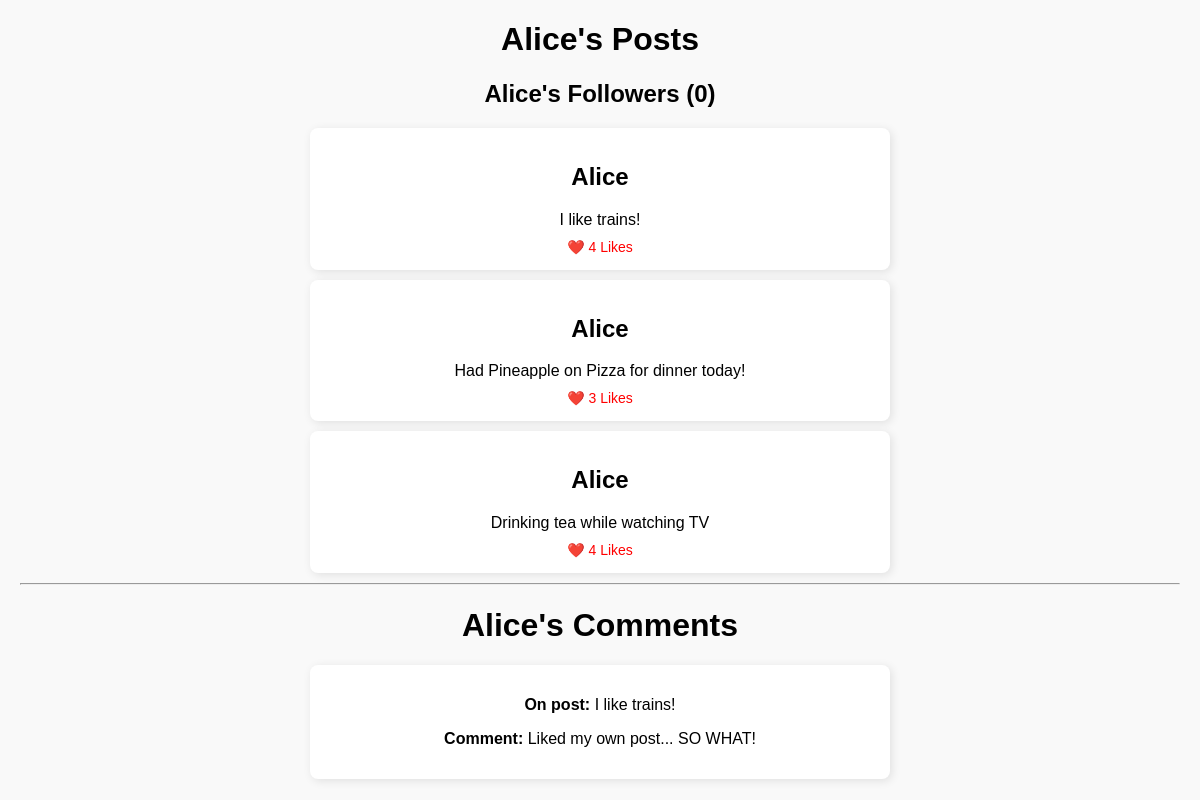
Page /user/Alice/ on the earlier database version.
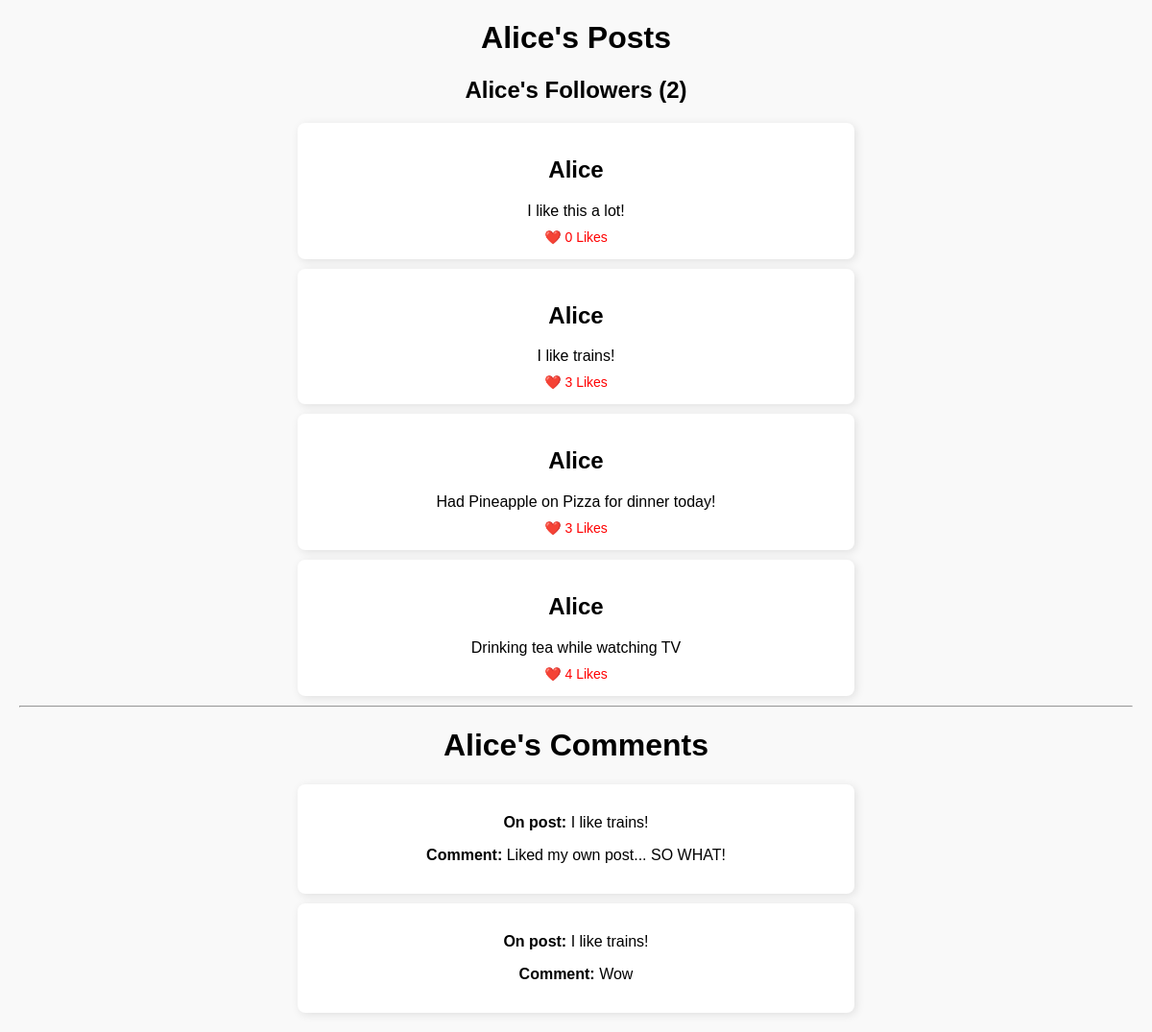
Same page on the later database version.
### tables this page shows
CREATE TABLE users (
                                user_id INTEGER PRIMARY KEY,
                                username TEXT NOT NULL,
                                intrests TEXT,
                                followers INT
                            );

CREATE TABLE posts (
                                post_id INTEGER PRIMARY KEY AUTOINCREMENT,
                                user_id NOT NULL,
                                content TEXT,
                                likes INT,
                                created_at TIMESTAMP DEFAULT CURRENT_TIMESTAMP,
                                FOREIGN KEY (user_id) REFERENCES users (user_id)
                            );

CREATE TABLE comments (
                                comment_id INTEGER PRIMARY KEY AUTOINCREMENT,
                                post_id NOT NULL,
                                user_id NOT NULL,
                                content TEXT,
                                created_at TIMESTAMP DEFAULT CURRENT_TIMESTAMP,
                                FOREIGN KEY (user_id) REFERENCES users (user_id),
                                FOREIGN KEY (post_id) REFERENCES Posts(post_id)
                            );

### app.py (the view)
@app.route("/user/<string:username>/")
def user_page(username):
    conn = sqlite3.connect("database.db")
    cursor = conn.cursor()
    cursor.execute("SELECT user_id FROM users WHERE username = ?", (username,))
    row = cursor.fetchone()
    conn.close()
    user_id = row[0]
    posts = get_all_posts_with_likes()
    user_comments = get_user_comments(user_id)
    followers = get_user_followers(user_id)
    user_posts = [post for post in posts if post[1] == username]
    return render_template("user_page.html",
                           username=username,
                           user_posts=user_posts,
                           user_comments=user_comments,
                           followers=followers)

### app.py (called while the page is built)
def get_user_comments(user_id):
    conn = sqlite3.connect("database.db")
    cursor = conn.cursor()
    cursor.execute("""
        SELECT posts.content, comments.content
        FROM comments
        JOIN posts ON comments.post_id = posts.post_id
        WHERE comments.user_id = ?;
    """, (user_id,))
    user_comments = cursor.fetchall()
    conn.close()
    return user_comments

def get_all_posts_with_likes():
    conn = sqlite3.connect("database.db")
    cursor = conn.cursor()
    cursor.execute("""
        SELECT posts.post_id, users.username, posts.content,
               (SELECT COUNT(*) FROM likes WHERE likes.post_id = posts.post_id)
        FROM posts
        JOIN users ON posts.user_id = users.user_id
        ORDER BY posts.created_at DESC
    """)
    posts = cursor.fetchall()
    conn.close()
    return posts

def get_user_followers(user_id):
    conn = sqlite3.connect("database.db")
    cursor = conn.cursor()
    cursor.execute("""
        SELECT users.username
        FROM followers
        JOIN users ON followers.user1_id = users.user_id
        WHERE followers.user2_id = ?
    """, (user_id,))
    followers = [row[0] for row in cursor.fetchall()]
    conn.close()
    return followers

### templates/user_page.html (shortened to what this page needs)
<!DOCTYPE html>
<html>
<head>
</head>
<body>
<h1>{{ username }}'s Posts</h1>
<h2>{{ username }}'s Followers <strong>({{ followers | length }})</strong></h2>
<div class="profile-container">
    {% for post in user_posts %}
    <div class="post">
        <div class="username">
            <h2> {{ username }}</h2>
        </div>
        <div class="content">{{ post[2] }}</div>
        <div class="likes">❤️ {{ post[3] }} Likes</div>
    </div>
    {% endfor %}
</div>
<hr>
<h1 style="justify-self: center">{{ username }}'s Comments</h1>
<div class="profile-container">
    {% for post_content, comment_content in user_comments %}
    <div class="post">
        <p><strong>On post:</strong> {{ post_content }}</p>
        <p><strong>Comment:</strong> {{ comment_content }}</p>
    </div>
    {% endfor %}
</div>
</body>
</html>

### templates/user_page.html (style rules this page uses)
body { font-family: Arial, sans-serif; background-color: #f9f9f9; margin: 20px; }
.profile-container { width: 50%; margin: 0 auto; text-align: center; }
.post { background: white; padding: 15px; margin-bottom: 10px; border-radius: 8px; box-shadow: 2px 2px 10px rgba(0, 0, 0, 0.1); }
.content { margin: 10px 0; }
.likes { color: red; font-size: 14px; }
h1, h2 { justify-self: center; }

Differences in the rows shown:
added posts: username "Alice", content "I like this a lot!", post "0"
changed posts "I like trains!": post "4" → "3"
added comments: content "I like trains!", content "Wow"
Other differences:
{{ followers | length }}: "0" → "2"
